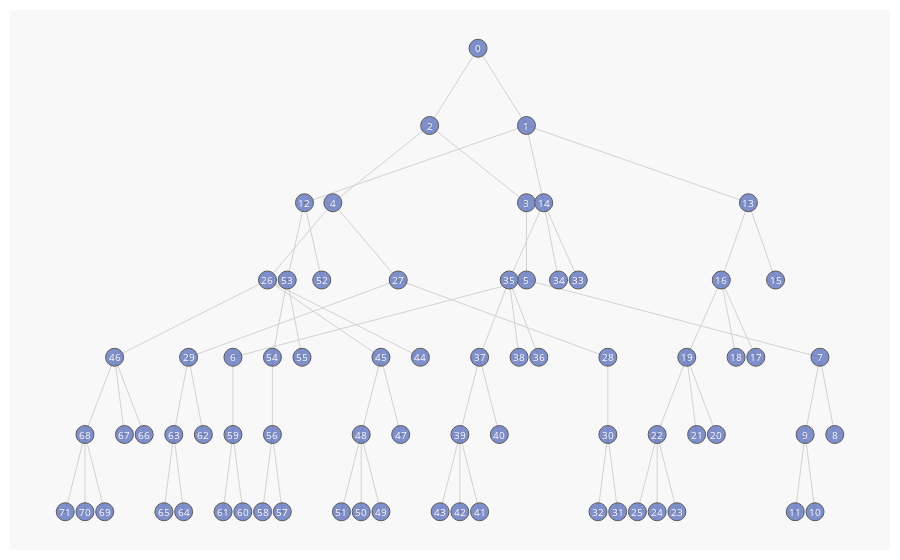

Here is the notebook cell this chart was saved with:
### Code cell
nodes, edges = log.get_tree(-1).visualize()

### Figure 1 — Plotly figure (JSON) as saved in the notebook; plotly's stock layout.template omitted (floating-point values rounded to 4 significant figures; data arrays with more than 128 entries replaced by an {"elided": "..."} marker saying what was removed)
{"data": [{"hoverinfo": "none", "line": {"color": "rgb(210,210,210)", "width": 1}, "mode": "lines", "type": "scatter", "x": {"elided": "213 float values"}, "y": {"elided": "213 int values"}}, {"hoverinfo": "text", "marker": {"color": "#6175c1", "line": {"color": "rgb(50,50,50)", "width": 1}, "size": 18, "symbol": "circle-dot"}, "mode": "markers", "name": "bla", "opacity": 0.8, "text": ["{<br>    \"blocks_state\": \"the red block is clear, the yellow block is<br>clear, the hand is empty, the red block is on top of the blue block,<br>the blue block is on top of the orange block, the orange block is on<br>the table and the yellow block is on the table.\"<br>}", "{<br>    \"blocks_state\": \"the blue block is clear, the red block is in the<br>hand, the yellow block is clear, the hand is holding the red block,<br>the blue block is on top of the orange block, the orange block is on<br>the table, and the yellow block is on the table.\",<br>    \"Q\": \"-5.401427427927653\",<br>    \"intuition\": \"-2.7529306\",<br>    \"goal_reached\": \"(False, 0.0)\"<br>}", "{<br>    \"blocks_state\": \"the red block is clear, the yellow block is in<br>the hand, the hand is holding the yellow block, the blue block is on<br>top of the orange block, the red block is on top of the blue block,<br>and the orange block is on the table.\",<br>    \"Q\": \"-4.737861905779157\",<br>    \"intuition\": \"-1.9433594\",<br>    \"goal_reached\": \"(False, 0.0)\"<br>}", "{<br>    \"blocks_state\": \"the yellow block is clear, the hand is empty, the<br>blue block is on top of the orange block, the red block is on top of<br>the blue block, the yellow block is on top of the red block, and the<br>orange block is on the table.\",<br>    \"Q\": \"-3.7312068939208984\",<br>    \"intuition\": \"-0.77282715\",<br>    \"goal_reached\": \"(False, 0.0)\"<br>}", "{<br>    \"blocks_state\": \"the red block is clear, the yellow block is<br>clear, the hand is empty, the blue block is on top of the orange<br>block, the red block is on top of the blue block, the orange block is<br>on the table, and the yellow block is on the table.\",<br>    \"Q\": \"-3.7924137115478516\",<br>    \"intuition\": \"-1.8987131\",<br>    \"goal_reached\": \"(False, 0.0)\"<br>}", "{<br>    \"blocks_state\": \"the red block is clear, the yellow block is in<br>the hand, the hand is holding the yellow block, the blue block is on<br>top of the orange block, the red block is on top of the blue block,<br>and the orange block is on the table.\",<br>    \"Q\": \"-3.3447933197021484\",<br>    \"intuition\": \"-2.3627996\",<br>    \"goal_reached\": \"(False, 0.0)\"<br>}", "{<br>    \"blocks_state\": \"the yellow block is clear, the hand is empty, the<br>blue block is on top of the orange block, the red block is on top of<br>the blue block, the yellow block is on top of the red block, and the<br>orange block is on the table.\",<br>    \"Q\": \"-3.0872855186462402\",<br>    \"intuition\": \"-3.8117714\",<br>    \"goal_reached\": \"(False, 0.0)\"<br>}", "{<br>    \"blocks_state\": \"the red block is clear, the yellow block is<br>clear, the hand is empty, the blue block is on top of the orange<br>block, the red block is on top of the blue block, the orange block is<br>on the table, and the yellow block is on the table.\",<br>    \"Q\": \"-1.7014474868774414\",<br>    \"intuition\": \"-1.4468393\",<br>    \"goal_reached\": \"(False, 0.0)\"<br>}", "{<br>    \"blocks_state\": \"None\",<br>    \"Q\": \"-1.4843764305114746\",<br>    \"intuition\": \"-2.9687529\"<br>}", "{<br>    \"blocks_state\": \"the red block is clear, the yellow block is in<br>the hand, the hand is holding the yellow block, the blue block is on<br>top of the orange block, the red block is on top of the blue block,<br>and the orange block is on the table.\",<br>    \"Q\": \"-0.9780278205871582\",<br>    \"intuition\": \"-1.9560556\",<br>    \"goal_reached\": \"(False, 0.0)\"<br>}", "{<br>    \"blocks_state\": \"None\",<br>    \"Q\": \"-0.3597879409790039\",<br>    \"intuition\": \"-0.7195759\"<br>}", "{<br>    \"blocks_state\": \"None\",<br>    \"Q\": \"-0.9721155166625977\",<br>    \"intuition\": \"-1.944231\"<br>}", "{<br>    \"blocks_state\": \"the red block is clear, the yellow block is<br>clear, the hand is empty, the blue block is on top of the orange<br>block, the red block is on top of the blue block, the orange block is<br>on the table, and the yellow block is on the table.\",<br>    \"Q\": \"-5.50244665145874\",<br>    \"intuition\": \"-5.966462\",<br>    \"goal_reached\": \"(False, 0.0)\"<br>}", "{<br>    \"blocks_state\": \"the blue block is clear, the red block is clear,<br>the hand is empty, the blue block is on top of the orange block, the<br>red block is on top of the yellow block, the orange block is on the<br>table, and the yellow block is on the table.\",<br>    \"Q\": \"-3.02009916305542\",<br>    \"intuition\": \"-0.808259\",<br>    \"goal_reached\": \"(False, 0.5)\"<br>}", "{<br>    \"blocks_state\": \"the blue block is clear, the red block is clear,<br>the yellow block is clear, the hand is empty, the blue block is on top<br>of the orange block, the orange block is on the table, the red block<br>is on the table, and the yellow block is on the table.\",<br>    \"Q\": \"-3.552340507507324\",<br>    \"intuition\": \"-1.3947763\",<br>    \"goal_reached\": \"(False, 0.0)\"<br>}", "{<br>    \"blocks_state\": \"None\",<br>    \"Q\": \"-1.3301706314086914\",<br>    \"intuition\": \"-2.6603413\"<br>}", "{<br>    \"blocks_state\": \"the blue block is clear, the red block is in the<br>hand, the yellow block is clear, the hand is holding the red block,<br>the blue block is on top of the orange block, the orange block is on<br>the table, and the yellow block is on the table.\",<br>    \"Q\": \"-2.865969657897949\",<br>    \"intuition\": \"-2.2874784\",<br>    \"goal_reached\": \"(False, 0.0)\"<br>}", "{<br>    \"blocks_state\": \"None\",<br>    \"Q\": \"-0.9808130264282227\",<br>    \"intuition\": \"-1.961626\"<br>}", "{<br>    \"blocks_state\": \"None\",<br>    \"Q\": \"-2.6453638076782227\",<br>    \"intuition\": \"-5.2907276\"<br>}", "{<br>    \"blocks_state\": \"the blue block is clear, the red block is clear,<br>the yellow block is clear, the hand is empty, the blue block is on top<br>of the orange block, the orange block is on the table, the red block<br>is on the table, and the yellow block is on the table.\",<br>    \"Q\": \"-1.7222304344177246\",<br>    \"intuition\": \"-1.6856699\",<br>    \"goal_reached\": \"(False, 0.0)\"<br>}", "{<br>    \"blocks_state\": \"None\",<br>    \"Q\": \"-1.3153080940246582\",<br>    \"intuition\": \"-2.6306162\"<br>}", "{<br>    \"blocks_state\": \"None\",<br>    \"Q\": \"-1.4418954849243164\",<br>    \"intuition\": \"-2.883791\"<br>}", "{<br>    \"blocks_state\": \"the blue block is clear, the red block is clear,<br>the yellow block is in the hand, the hand is holding the yellow block,<br>the blue block is on top of the orange block, the orange block is on<br>the table, and the red block is on the table.\",<br>    \"Q\": \"-0.8793954849243164\",<br>    \"intuition\": \"-1.758791\",<br>    \"goal_reached\": \"(False, 0.0)\"<br>}", "{<br>    \"blocks_state\": \"None\",<br>    \"Q\": \"-1.7976388931274414\",<br>    \"intuition\": \"-3.5952778\"<br>}", "{<br>    \"blocks_state\": \"None\",<br>    \"Q\": \"-0.3911447525024414\",<br>    \"intuition\": \"-0.7822895\"<br>}", "{<br>    \"blocks_state\": \"None\",<br>    \"Q\": \"-1.0779657363891602\",<br>    \"intuition\": \"-2.1559315\"<br>}", "{<br>    \"blocks_state\": \"the blue block is clear, the red block is in the<br>hand, the yellow block is clear, the hand is holding the red block,<br>the blue block is on top of the orange block, the orange block is on<br>the table, and the yellow block is on the table.\",<br>    \"Q\": \"-2.96242094039917\",<br>    \"intuition\": \"-2.9687529\",<br>    \"goal_reached\": \"(False, 0.0)\"<br>}", "{<br>    \"blocks_state\": \"the red block is clear, the yellow block is in<br>the hand, the hand is holding the yellow block, the blue block is on<br>top of the orange block, the red block is on top of the blue block,<br>and the orange block is on the table.\",<br>    \"Q\": \"-2.723693370819092\",<br>    \"intuition\": \"-1.9560556\",<br>    \"goal_reached\": \"(False, 0.0)\"<br>}", "{<br>    \"blocks_state\": \"the yellow block is clear, the hand is empty, the<br>blue block is on top of the orange block, the red block is on top of<br>the blue block, the yellow block is on top of the red block, and the<br>orange block is on the table.\",<br>    \"Q\": \"-1.5411877632141113\",<br>    \"intuition\": \"-0.7195759\",<br>    \"goal_reached\": \"(False, 0.0)\"<br>}", "{<br>    \"blocks_state\": \"the red block is clear, the yellow block is<br>clear, the hand is empty, the blue block is on top of the orange<br>block, the red block is on top of the blue block, the orange block is<br>on the table, and the yellow block is on the table.\",<br>    \"Q\": \"-1.9501433372497559\",<br>    \"intuition\": \"-1.944231\",<br>    \"goal_reached\": \"(False, 0.0)\"<br>}", "{<br>    \"blocks_state\": \"the red block is clear, the yellow block is in<br>the hand, the hand is holding the yellow block, the blue block is on<br>top of the orange block, the red block is on top of the blue block,<br>and the orange block is on the table.\",<br>    \"Q\": \"-1.1813998222351074\",<br>    \"intuition\": \"-2.3627996\",<br>    \"goal_reached\": \"(False, 0.0)\"<br>}", "{<br>    \"blocks_state\": \"None\",<br>    \"Q\": \"-1.9058856964111328\",<br>    \"intuition\": \"-3.8117714\"<br>}", "{<br>    \"blocks_state\": \"None\",<br>    \"Q\": \"-0.7234196662902832\",<br>    \"intuition\": \"-1.4468393\"<br>}", "{<br>    \"blocks_state\": \"None\",<br>    \"Q\": \"-1.3153080940246582\",<br>    \"intuition\": \"-2.6306162\"<br>}", "{<br>    \"blocks_state\": \"None\",<br>    \"Q\": \"-1.4418954849243164\",<br>    \"intuition\": \"-2.883791\"<br>}", "{<br>    \"blocks_state\": \"the blue block is clear, the red block is clear,<br>the yellow block is in the hand, the hand is holding the yellow block,<br>the blue block is on top of the orange block, the orange block is on<br>the table, and the red block is on the table.\",<br>    \"Q\": \"-2.854952335357666\",<br>    \"intuition\": \"-1.758791\",<br>    \"goal_reached\": \"(False, 0.0)\"<br>}", "{<br>    \"blocks_state\": \"None\",<br>    \"Q\": \"-1.7976388931274414\",<br>    \"intuition\": \"-3.5952778\"<br>}", "{<br>    \"blocks_state\": \"the blue block is clear, the yellow block is<br>clear, the hand is empty, the blue block is on top of the orange<br>block, the yellow block is on top of the red block, the orange block<br>is on the table, and the red block is on the table.\",<br>    \"Q\": \"-1.9755568504333496\",<br>    \"intuition\": \"-0.7822895\",<br>    \"goal_reached\": \"(False, 0.0)\"<br>}", "{<br>    \"blocks_state\": \"None\",<br>    \"Q\": \"-1.0779657363891602\",<br>    \"intuition\": \"-2.1559315\"<br>}", "{<br>    \"blocks_state\": \"the blue block is in the hand, the orange block<br>is clear, the yellow block is clear, the hand is holding the blue<br>block, the yellow block is on top of the red block, the orange block<br>is on the table, and the red block is on the table.\",<br>    \"Q\": \"-1.5844120979309082\",<br>    \"intuition\": \"-3.1688242\",<br>    \"goal_reached\": \"(False, 0.0)\"<br>}", "{<br>    \"blocks_state\": \"None\",<br>    \"Q\": \"-1.6418466567993164\",<br>    \"intuition\": \"-3.2836933\"<br>}", "{<br>    \"blocks_state\": \"None\",<br>    \"Q\": \"-1.7889108657836914\",<br>    \"intuition\": \"-3.5778217\"<br>}", "{<br>    \"blocks_state\": \"None\",<br>    \"Q\": \"-0.5857858657836914\",<br>    \"intuition\": \"-1.1715717\"<br>}", "{<br>    \"blocks_state\": \"None\",<br>    \"Q\": \"-0.9370584487915039\",<br>    \"intuition\": \"-1.8741169\"<br>}", "{<br>    \"blocks_state\": \"None\",<br>    \"Q\": \"-2.851334571838379\",<br>    \"intuition\": \"-5.702669\"<br>}", "{<br>    \"blocks_state\": \"the blue block is clear, the red block is clear,<br>the hand is empty, the blue block is on top of the orange block, the<br>red block is on top of the yellow block, the orange block is on the<br>table, and the yellow block is on the table.\",<br>    \"Q\": \"-1.3042168617248535\",<br>    \"intuition\": \"-0.8209553\",<br>    \"goal_reached\": \"(False, 0.5)\"<br>}", "{<br>    \"blocks_state\": \"the blue block is clear, the red block is clear,<br>the yellow block is clear, the hand is empty, the blue block is on top<br>of the orange block, the orange block is on the table, the red block<br>is on the table, and the yellow block is on the table.\",<br>    \"Q\": \"-1.651872158050537\",<br>    \"intuition\": \"-1.5449533\",<br>    \"goal_reached\": \"(False, 0.0)\"<br>}", "{<br>    \"blocks_state\": \"None\",<br>    \"Q\": \"-1.3301706314086914\",<br>    \"intuition\": \"-2.6603413\"<br>}", "{<br>    \"blocks_state\": \"the blue block is clear, the red block is in the<br>hand, the yellow block is clear, the hand is holding the red block,<br>the blue block is on top of the orange block, the orange block is on<br>the table, and the yellow block is on the table.\",<br>    \"Q\": \"-1.1437392234802246\",<br>    \"intuition\": \"-2.2874784\",<br>    \"goal_reached\": \"(False, 0.0)\"<br>}", "{<br>    \"blocks_state\": \"None\",<br>    \"Q\": \"-0.9808130264282227\",<br>    \"intuition\": \"-1.961626\"<br>}", "{<br>    \"blocks_state\": \"None\",<br>    \"Q\": \"-2.6453638076782227\",<br>    \"intuition\": \"-5.2907276\"<br>}", "{<br>    \"blocks_state\": \"None\",<br>    \"Q\": \"-0.8428349494934082\",<br>    \"intuition\": \"-1.6856699\"<br>}", "{<br>    \"blocks_state\": \"None\",<br>    \"Q\": \"-1.4843764305114746\",<br>    \"intuition\": \"-2.9687529\"<br>}", "{<br>    \"blocks_state\": \"the red block is clear, the yellow block is in<br>the hand, the hand is holding the yellow block, the blue block is on<br>top of the orange block, the red block is on top of the blue block,<br>and the orange block is on the table.\",<br>    \"Q\": \"-2.5192155838012695\",<br>    \"intuition\": \"-1.9560556\",<br>    \"goal_reached\": \"(False, 0.0)\"<br>}", "{<br>    \"blocks_state\": \"the yellow block is clear, the hand is empty, the<br>blue block is on top of the orange block, the red block is on top of<br>the blue block, the yellow block is on top of the red block, and the<br>orange block is on the table.\",<br>    \"Q\": \"-1.5411877632141113\",<br>    \"intuition\": \"-0.7195759\",<br>    \"goal_reached\": \"(False, 0.0)\"<br>}", "{<br>    \"blocks_state\": \"None\",<br>    \"Q\": \"-0.9721155166625977\",<br>    \"intuition\": \"-1.944231\"<br>}", "{<br>    \"blocks_state\": \"the red block is clear, the yellow block is in<br>the hand, the hand is holding the yellow block, the blue block is on<br>top of the orange block, the red block is on top of the blue block,<br>and the orange block is on the table.\",<br>    \"Q\": \"-1.1813998222351074\",<br>    \"intuition\": \"-2.3627996\",<br>    \"goal_reached\": \"(False, 0.0)\"<br>}", "{<br>    \"blocks_state\": \"None\",<br>    \"Q\": \"-1.9058856964111328\",<br>    \"intuition\": \"-3.8117714\"<br>}", "{<br>    \"blocks_state\": \"None\",<br>    \"Q\": \"-0.7234196662902832\",<br>    \"intuition\": \"-1.4468393\"<br>}", "{<br>    \"blocks_state\": \"the red block is clear, the yellow block is in<br>the hand, the hand is holding the yellow block, the blue block is on<br>top of the orange block, the red block is on top of the blue block,<br>and the orange block is on the table.\",<br>    \"Q\": \"-1.1813998222351074\",<br>    \"intuition\": \"-2.3627996\",<br>    \"goal_reached\": \"(False, 0.0)\"<br>}", "{<br>    \"blocks_state\": \"None\",<br>    \"Q\": \"-1.9058856964111328\",<br>    \"intuition\": \"-3.8117714\"<br>}", "{<br>    \"blocks_state\": \"None\",<br>    \"Q\": \"-0.7234196662902832\",<br>    \"intuition\": \"-1.4468393\"<br>}", "{<br>    \"blocks_state\": \"None\",<br>    \"Q\": \"-1.4843764305114746\",<br>    \"intuition\": \"-2.9687529\"<br>}", "{<br>    \"blocks_state\": \"the red block is clear, the yellow block is in<br>the hand, the hand is holding the yellow block, the blue block is on<br>top of the orange block, the red block is on top of the blue block,<br>and the orange block is on the table.\",<br>    \"Q\": \"-0.9780278205871582\",<br>    \"intuition\": \"-1.9560556\",<br>    \"goal_reached\": \"(False, 0.0)\"<br>}", "{<br>    \"blocks_state\": \"None\",<br>    \"Q\": \"-0.3597879409790039\",<br>    \"intuition\": \"-0.7195759\"<br>}", "{<br>    \"blocks_state\": \"None\",<br>    \"Q\": \"-0.9721155166625977\",<br>    \"intuition\": \"-1.944231\"<br>}", "{<br>    \"blocks_state\": \"None\",<br>    \"Q\": \"-1.3153080940246582\",<br>    \"intuition\": \"-2.6306162\"<br>}", "{<br>    \"blocks_state\": \"None\",<br>    \"Q\": \"-1.4418954849243164\",<br>    \"intuition\": \"-2.883791\"<br>}", "{<br>    \"blocks_state\": \"the blue block is clear, the red block is clear,<br>the yellow block is in the hand, the hand is holding the yellow block,<br>the blue block is on top of the orange block, the orange block is on<br>the table, and the red block is on the table.\",<br>    \"Q\": \"-0.8793954849243164\",<br>    \"intuition\": \"-1.758791\",<br>    \"goal_reached\": \"(False, 0.0)\"<br>}", "{<br>    \"blocks_state\": \"None\",<br>    \"Q\": \"-1.7976388931274414\",<br>    \"intuition\": \"-3.5952778\"<br>}", "{<br>    \"blocks_state\": \"None\",<br>    \"Q\": \"-0.3911447525024414\",<br>    \"intuition\": \"-0.7822895\"<br>}", "{<br>    \"blocks_state\": \"None\",<br>    \"Q\": \"-1.0779657363891602\",<br>    \"intuition\": \"-2.1559315\"<br>}"], "type": "scatter", "x": [20.92, 23.38, 18.47, 23.38, 13.56, 23.38, 8.5, 38.25, 39, 37.5, 38, 37, 12.12, 34.62, 24.25, 36, 33.25, 35, 34, 31.5, 33, 32, 30, 31, 30, 29, 10.25, 16.88, 27.5, 6.25, 27.5, 28, 27, 26, 25, 22.5, 24, 21, 23, 20, 22, 21, 20, 19, 18, 16, 2.5, 17, 15, 16, 15, 14, 13, 11.25, 10.5, 12, 10.5, 11, 10, 8.5, 9, 8, 7, 5.5, 6, 5, 4, 3, 1, 2, 1, 0], "y": [0, -1, -1, -2, -2, -3, -4, -4, -5, -5, -6, -6, -2, -2, -2, -3, -3, -4, -4, -4, -5, -5, -5, -6, -6, -6, -3, -3, -4, -4, -5, -6, -6, -3, -3, -3, -4, -4, -4, -5, -5, -6, -6, -6, -4, -4, -4, -5, -5, -6, -6, -6, -3, -3, -4, -4, -5, -6, -6, -5, -6, -6, -5, -5, -6, -6, -5, -5, -5, -6, -6, -6]}], "layout": {"annotations": [{"font": {"color": "rgb(250,250,250)", "size": 10}, "showarrow": false, "text": "0", "x": 20.92, "xref": "x", "y": 0, "yref": "y"}, {"font": {"color": "rgb(250,250,250)", "size": 10}, "showarrow": false, "text": "1", "x": 23.38, "xref": "x", "y": -1, "yref": "y"}, {"font": {"color": "rgb(250,250,250)", "size": 10}, "showarrow": false, "text": "2", "x": 18.47, "xref": "x", "y": -1, "yref": "y"}, {"font": {"color": "rgb(250,250,250)", "size": 10}, "showarrow": false, "text": "3", "x": 23.38, "xref": "x", "y": -2, "yref": "y"}, {"font": {"color": "rgb(250,250,250)", "size": 10}, "showarrow": false, "text": "4", "x": 13.56, "xref": "x", "y": -2, "yref": "y"}, {"font": {"color": "rgb(250,250,250)", "size": 10}, "showarrow": false, "text": "5", "x": 23.38, "xref": "x", "y": -3, "yref": "y"}, {"font": {"color": "rgb(250,250,250)", "size": 10}, "showarrow": false, "text": "6", "x": 8.5, "xref": "x", "y": -4, "yref": "y"}, {"font": {"color": "rgb(250,250,250)", "size": 10}, "showarrow": false, "text": "7", "x": 38.25, "xref": "x", "y": -4, "yref": "y"}, {"font": {"color": "rgb(250,250,250)", "size": 10}, "showarrow": false, "text": "8", "x": 39, "xref": "x", "y": -5, "yref": "y"}, {"font": {"color": "rgb(250,250,250)", "size": 10}, "showarrow": false, "text": "9", "x": 37.5, "xref": "x", "y": -5, "yref": "y"}, {"font": {"color": "rgb(250,250,250)", "size": 10}, "showarrow": false, "text": "10", "x": 38, "xref": "x", "y": -6, "yref": "y"}, {"font": {"color": "rgb(250,250,250)", "size": 10}, "showarrow": false, "text": "11", "x": 37, "xref": "x", "y": -6, "yref": "y"}, {"font": {"color": "rgb(250,250,250)", "size": 10}, "showarrow": false, "text": "12", "x": 12.12, "xref": "x", "y": -2, "yref": "y"}, {"font": {"color": "rgb(250,250,250)", "size": 10}, "showarrow": false, "text": "13", "x": 34.62, "xref": "x", "y": -2, "yref": "y"}, {"font": {"color": "rgb(250,250,250)", "size": 10}, "showarrow": false, "text": "14", "x": 24.25, "xref": "x", "y": -2, "yref": "y"}, {"font": {"color": "rgb(250,250,250)", "size": 10}, "showarrow": false, "text": "15", "x": 36, "xref": "x", "y": -3, "yref": "y"}, {"font": {"color": "rgb(250,250,250)", "size": 10}, "showarrow": false, "text": "16", "x": 33.25, "xref": "x", "y": -3, "yref": "y"}, {"font": {"color": "rgb(250,250,250)", "size": 10}, "showarrow": false, "text": "17", "x": 35, "xref": "x", "y": -4, "yref": "y"}, {"font": {"color": "rgb(250,250,250)", "size": 10}, "showarrow": false, "text": "18", "x": 34, "xref": "x", "y": -4, "yref": "y"}, {"font": {"color": "rgb(250,250,250)", "size": 10}, "showarrow": false, "text": "19", "x": 31.5, "xref": "x", "y": -4, "yref": "y"}, {"font": {"color": "rgb(250,250,250)", "size": 10}, "showarrow": false, "text": "20", "x": 33, "xref": "x", "y": -5, "yref": "y"}, {"font": {"color": "rgb(250,250,250)", "size": 10}, "showarrow": false, "text": "21", "x": 32, "xref": "x", "y": -5, "yref": "y"}, {"font": {"color": "rgb(250,250,250)", "size": 10}, "showarrow": false, "text": "22", "x": 30, "xref": "x", "y": -5, "yref": "y"}, {"font": {"color": "rgb(250,250,250)", "size": 10}, "showarrow": false, "text": "23", "x": 31, "xref": "x", "y": -6, "yref": "y"}, {"font": {"color": "rgb(250,250,250)", "size": 10}, "showarrow": false, "text": "24", "x": 30, "xref": "x", "y": -6, "yref": "y"}, {"font": {"color": "rgb(250,250,250)", "size": 10}, "showarrow": false, "text": "25", "x": 29, "xref": "x", "y": -6, "yref": "y"}, {"font": {"color": "rgb(250,250,250)", "size": 10}, "showarrow": false, "text": "26", "x": 10.25, "xref": "x", "y": -3, "yref": "y"}, {"font": {"color": "rgb(250,250,250)", "size": 10}, "showarrow": false, "text": "27", "x": 16.88, "xref": "x", "y": -3, "yref": "y"}, {"font": {"color": "rgb(250,250,250)", "size": 10}, "showarrow": false, "text": "28", "x": 27.5, "xref": "x", "y": -4, "yref": "y"}, {"font": {"color": "rgb(250,250,250)", "size": 10}, "showarrow": false, "text": "29", "x": 6.25, "xref": "x", "y": -4, "yref": "y"}, {"font": {"color": "rgb(250,250,250)", "size": 10}, "showarrow": false, "text": "30", "x": 27.5, "xref": "x", "y": -5, "yref": "y"}, {"font": {"color": "rgb(250,250,250)", "size": 10}, "showarrow": false, "text": "31", "x": 28, "xref": "x", "y": -6, "yref": "y"}, {"font": {"color": "rgb(250,250,250)", "size": 10}, "showarrow": false, "text": "32", "x": 27, "xref": "x", "y": -6, "yref": "y"}, {"font": {"color": "rgb(250,250,250)", "size": 10}, "showarrow": false, "text": "33", "x": 26, "xref": "x", "y": -3, "yref": "y"}, {"font": {"color": "rgb(250,250,250)", "size": 10}, "showarrow": false, "text": "34", "x": 25, "xref": "x", "y": -3, "yref": "y"}, {"font": {"color": "rgb(250,250,250)", "size": 10}, "showarrow": false, "text": "35", "x": 22.5, "xref": "x", "y": -3, "yref": "y"}, {"font": {"color": "rgb(250,250,250)", "size": 10}, "showarrow": false, "text": "36", "x": 24, "xref": "x", "y": -4, "yref": "y"}, {"font": {"color": "rgb(250,250,250)", "size": 10}, "showarrow": false, "text": "37", "x": 21, "xref": "x", "y": -4, "yref": "y"}, {"font": {"color": "rgb(250,250,250)", "size": 10}, "showarrow": false, "text": "38", "x": 23, "xref": "x", "y": -4, "yref": "y"}, {"font": {"color": "rgb(250,250,250)", "size": 10}, "showarrow": false, "text": "39", "x": 20, "xref": "x", "y": -5, "yref": "y"}, {"font": {"color": "rgb(250,250,250)", "size": 10}, "showarrow": false, "text": "40", "x": 22, "xref": "x", "y": -5, "yref": "y"}, {"font": {"color": "rgb(250,250,250)", "size": 10}, "showarrow": false, "text": "41", "x": 21, "xref": "x", "y": -6, "yref": "y"}, {"font": {"color": "rgb(250,250,250)", "size": 10}, "showarrow": false, "text": "42", "x": 20, "xref": "x", "y": -6, "yref": "y"}, {"font": {"color": "rgb(250,250,250)", "size": 10}, "showarrow": false, "text": "43", "x": 19, "xref": "x", "y": -6, "yref": "y"}, {"font": {"color": "rgb(250,250,250)", "size": 10}, "showarrow": false, "text": "44", "x": 18, "xref": "x", "y": -4, "yref": "y"}, {"font": {"color": "rgb(250,250,250)", "size": 10}, "showarrow": false, "text": "45", "x": 16, "xref": "x", "y": -4, "yref": "y"}, {"font": {"color": "rgb(250,250,250)", "size": 10}, "showarrow": false, "text": "46", "x": 2.5, "xref": "x", "y": -4, "yref": "y"}, {"font": {"color": "rgb(250,250,250)", "size": 10}, "showarrow": false, "text": "47", "x": 17, "xref": "x", "y": -5, "yref": "y"}, {"font": {"color": "rgb(250,250,250)", "size": 10}, "showarrow": false, "text": "48", "x": 15, "xref": "x", "y": -5, "yref": "y"}, {"font": {"color": "rgb(250,250,250)", "size": 10}, "showarrow": false, "text": "49", "x": 16, "xref": "x", "y": -6, "yref": "y"}, {"font": {"color": "rgb(250,250,250)", "size": 10}, "showarrow": false, "text": "50", "x": 15, "xref": "x", "y": -6, "yref": "y"}, {"font": {"color": "rgb(250,250,250)", "size": 10}, "showarrow": false, "text": "51", "x": 14, "xref": "x", "y": -6, "yref": "y"}, {"font": {"color": "rgb(250,250,250)", "size": 10}, "showarrow": false, "text": "52", "x": 13, "xref": "x", "y": -3, "yref": "y"}, {"font": {"color": "rgb(250,250,250)", "size": 10}, "showarrow": false, "text": "53", "x": 11.25, "xref": "x", "y": -3, "yref": "y"}, {"font": {"color": "rgb(250,250,250)", "size": 10}, "showarrow": false, "text": "54", "x": 10.5, "xref": "x", "y": -4, "yref": "y"}, {"font": {"color": "rgb(250,250,250)", "size": 10}, "showarrow": false, "text": "55", "x": 12, "xref": "x", "y": -4, "yref": "y"}, {"font": {"color": "rgb(250,250,250)", "size": 10}, "showarrow": false, "text": "56", "x": 10.5, "xref": "x", "y": -5, "yref": "y"}, {"font": {"color": "rgb(250,250,250)", "size": 10}, "showarrow": false, "text": "57", "x": 11, "xref": "x", "y": -6, "yref": "y"}, {"font": {"color": "rgb(250,250,250)", "size": 10}, "showarrow": false, "text": "58", "x": 10, "xref": "x", "y": -6, "yref": "y"}, {"font": {"color": "rgb(250,250,250)", "size": 10}, "showarrow": false, "text": "59", "x": 8.5, "xref": "x", "y": -5, "yref": "y"}, {"font": {"color": "rgb(250,250,250)", "size": 10}, "showarrow": false, "text": "60", "x": 9, "xref": "x", "y": -6, "yref": "y"}, {"font": {"color": "rgb(250,250,250)", "size": 10}, "showarrow": false, "text": "61", "x": 8, "xref": "x", "y": -6, "yref": "y"}, {"font": {"color": "rgb(250,250,250)", "size": 10}, "showarrow": false, "text": "62", "x": 7, "xref": "x", "y": -5, "yref": "y"}, {"font": {"color": "rgb(250,250,250)", "size": 10}, "showarrow": false, "text": "63", "x": 5.5, "xref": "x", "y": -5, "yref": "y"}, {"font": {"color": "rgb(250,250,250)", "size": 10}, "showarrow": false, "text": "64", "x": 6, "xref": "x", "y": -6, "yref": "y"}, {"font": {"color": "rgb(250,250,250)", "size": 10}, "showarrow": false, "text": "65", "x": 5, "xref": "x", "y": -6, "yref": "y"}, {"font": {"color": "rgb(250,250,250)", "size": 10}, "showarrow": false, "text": "66", "x": 4, "xref": "x", "y": -5, "yref": "y"}, {"font": {"color": "rgb(250,250,250)", "size": 10}, "showarrow": false, "text": "67", "x": 3, "xref": "x", "y": -5, "yref": "y"}, {"font": {"color": "rgb(250,250,250)", "size": 10}, "showarrow": false, "text": "68", "x": 1, "xref": "x", "y": -5, "yref": "y"}, {"font": {"color": "rgb(250,250,250)", "size": 10}, "showarrow": false, "text": "69", "x": 2, "xref": "x", "y": -6, "yref": "y"}, {"font": {"color": "rgb(250,250,250)", "size": 10}, "showarrow": false, "text": "70", "x": 1, "xref": "x", "y": -6, "yref": "y"}, {"font": {"color": "rgb(250,250,250)", "size": 10}, "showarrow": false, "text": "71", "x": 0, "xref": "x", "y": -6, "yref": "y"}], "font": {"size": 12}, "hovermode": "closest", "margin": {"b": 10, "l": 10, "r": 10, "t": 10}, "plot_bgcolor": "rgb(248,248,248)", "showlegend": false, "xaxis": {"showgrid": false, "showline": false, "showticklabels": false, "zeroline": false}, "yaxis": {"showgrid": false, "showline": false, "showticklabels": false, "zeroline": false}}}
